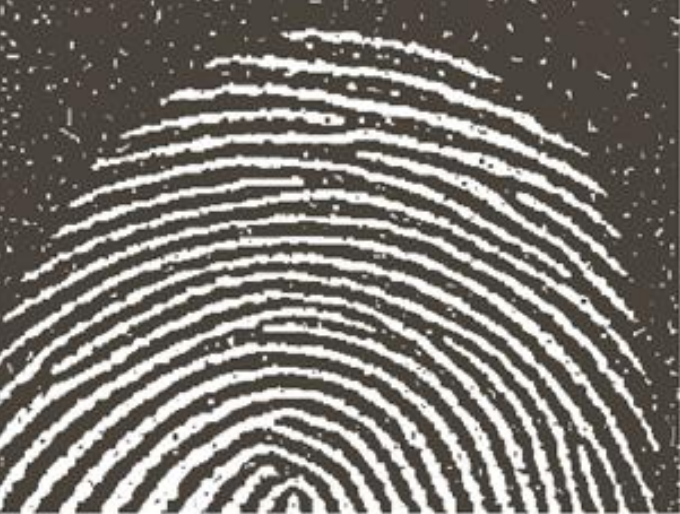
#> input picture lab7/task1/fingerprint.png, 680 x 514 px
$ python task1.py
#> lines starting #> are read from the running program, lines starting #| are printed output that depends on the picture; after the words box and inside, x2 and y2 are one past the last pixel; in counts of white or black regions, pixels touching at a corner belong together
import cv2
from matplotlib import pyplot as plt

plt.rcParams['font.sans-serif']=['SimHei'] #用来正常显示中文标签
plt.rcParams['axes.unicode_minus']=False #用来正常显示负

img = cv2.imread(r'fingerprint.png', 0)
#> img: shape (514, 680); min 28, max 255, mean 120
_, img_binary = cv2.threshold(img, 128, 255, cv2.THRESH_BINARY + cv2.THRESH_OTSU)
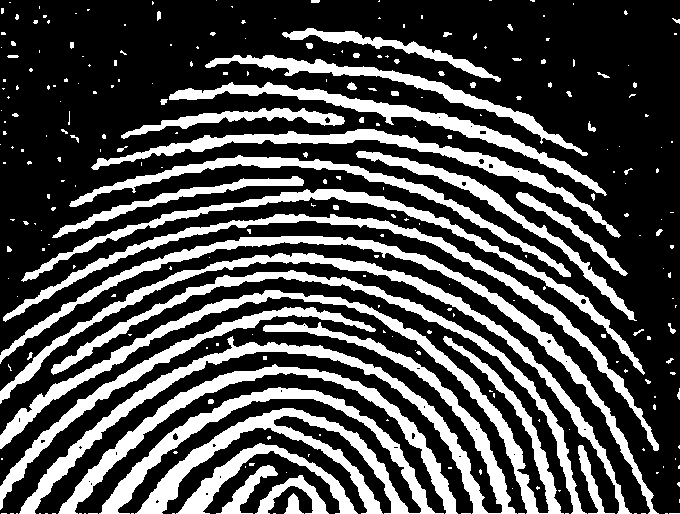
#> img_binary: shape (514, 680); 30.1% white; 266 white regions (205 under 20 px), largest, box (x1, y1, x2, y2) and area: (99, 387, 444, 514) 10576, (19, 322, 517, 514) 9875, (0, 290, 564, 514) 8631
kernelSize=5
kernel = cv2.getStructuringElement(cv2.MORPH_RECT,(kernelSize,kernelSize))
img_erode = cv2.erode(img_binary,kernel,iterations = 1)
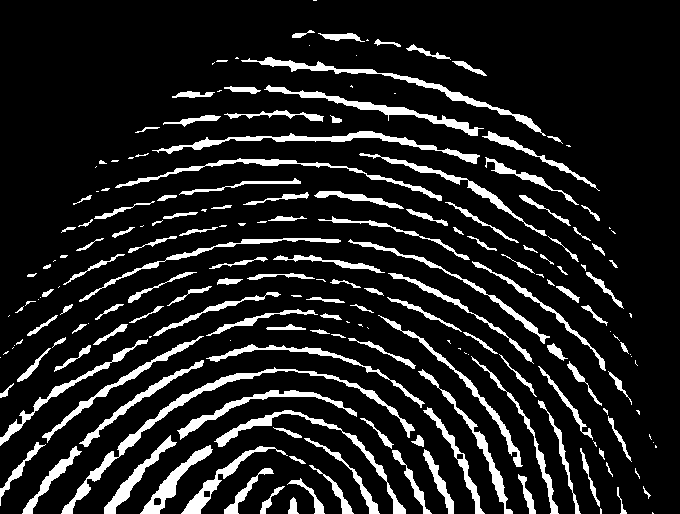
#> img_erode: shape (514, 680); 12.4% white; 200 white regions (63 under 20 px), largest, box (x1, y1, x2, y2) and area: (61, 367, 415, 514) 2391, (152, 131, 480, 164) 1612, (241, 57, 546, 136) 1588
img_open = cv2.dilate(img_erode, kernel,iterations=1)
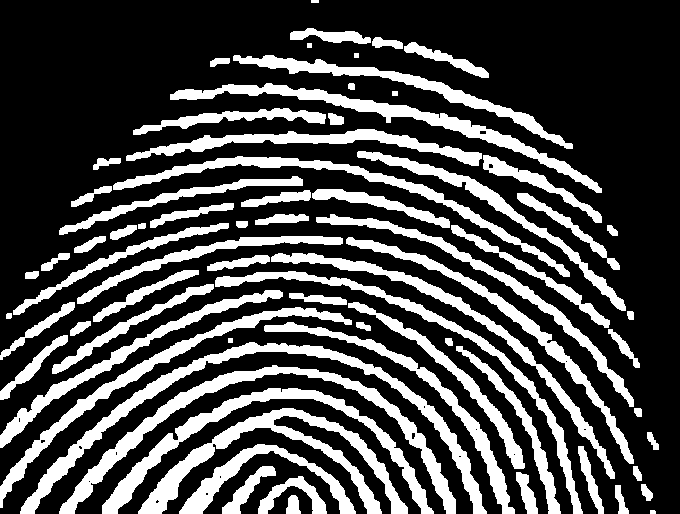
#> img_open: shape (514, 680); 28.7% white; 73 white regions, largest, box (x1, y1, x2, y2) and area: (20, 342, 487, 514) 6463, (59, 365, 456, 514) 5770, (138, 408, 408, 514) 5564
img_dilate = cv2.dilate(img_open.copy(), kernel, iterations=1)
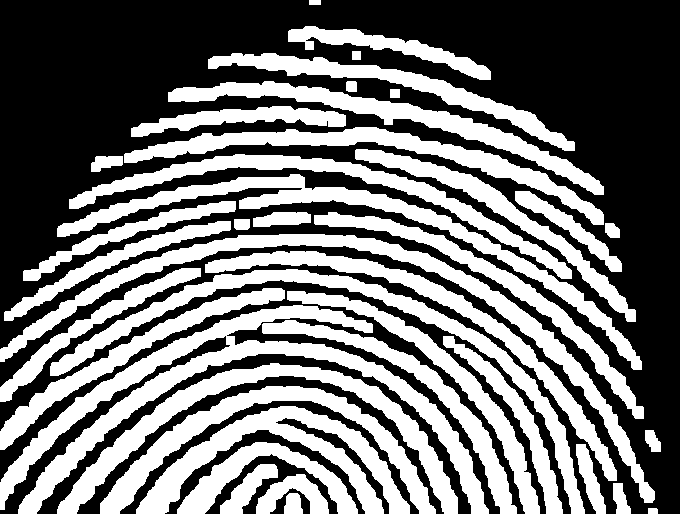
#> img_dilate: shape (514, 680); 45.2% white; 40 white regions, largest, box (x1, y1, x2, y2) and area: (0, 305, 489, 514) 16301, (0, 234, 655, 503) 10908, (57, 174, 642, 370) 9209
img_close = cv2.erode(img_dilate,kernel,iterations = 1)
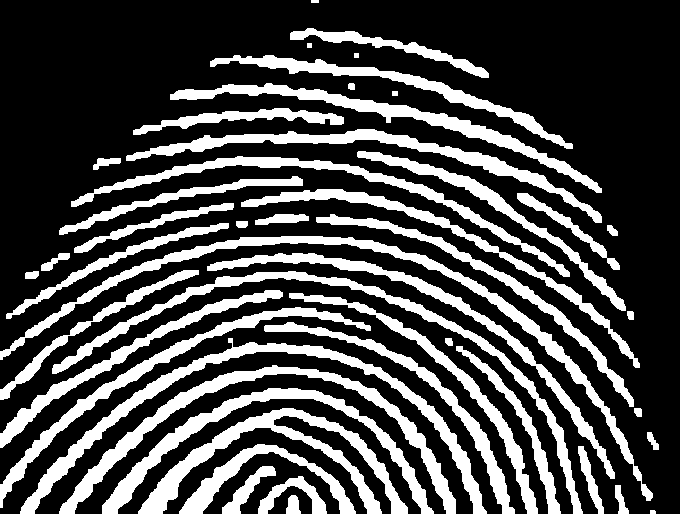
#> img_close: shape (514, 680); 28.9% white; 48 white regions, largest, box (x1, y1, x2, y2) and area: (0, 236, 653, 501) 6766, (20, 338, 487, 514) 6520, (59, 365, 456, 514) 5803

plt.figure(figsize=(12,6.2))
plt.subplots_adjust(wspace=0,hspace=0)
plt.subplot(231)
plt.axis("off")
plt.imshow(img_binary,cmap="gray")
plt.subplot(232)
plt.axis("off")
plt.imshow(img_erode,cmap="gray")
plt.subplot(233)
plt.axis("off")
plt.imshow(img_open,cmap="gray")
plt.subplot(234)
plt.axis("off")
plt.imshow(img_open,cmap="gray")
plt.subplot(235)
plt.axis("off")
plt.imshow(img_dilate,cmap="gray")
plt.subplot(236)
plt.axis("off")
plt.imshow(img_close,cmap="gray")
plt.savefig('result1.jpg')
plt.show()
